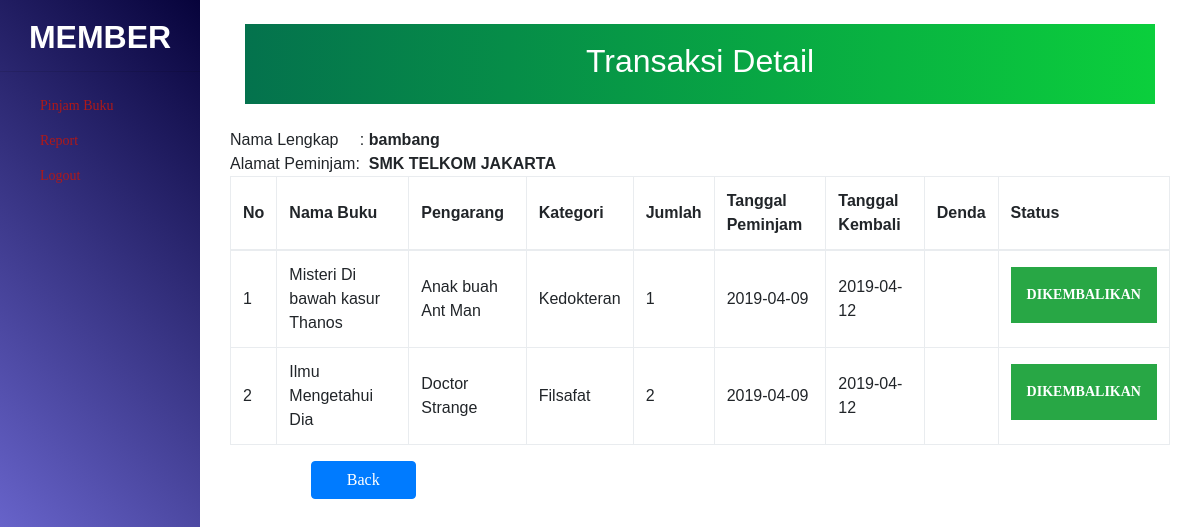
The page /index.php?hal=member/report/detail&id=17 (signed in) on the database its author committed.
### tables this page shows
CREATE TABLE `peminjaman` (
  `id_peminjam` int(11) NOT NULL,
  `nama_peminjam` varchar(100) NOT NULL,
  `alamat_peminjam` text NOT NULL,
  `tanggal_peminjam` date NOT NULL,
  `tanggal_kembali` date NOT NULL,
  `denda` int(11) DEFAULT NULL,
  `status_peminjam` varchar(111) NOT NULL,
  `username` varchar(100) DEFAULT NULL
);

CREATE TABLE `peminjaman_detail` (
  `id_peminjam` int(11) NOT NULL,
  `kode_buku` int(11) NOT NULL,
  `jumlah` int(11) NOT NULL
);

CREATE TABLE `daftar_buku` (
  `kode_buku` int(11) NOT NULL,
  `judul_buku` varchar(100) NOT NULL,
  `pengarang` varchar(100) NOT NULL,
  `kategori` varchar(100) NOT NULL
);

### member/report/detail.php (the view, shortened to what this page needs)
<?php
include 'includes/head.php';
$id = $_GET['id'];
$queryRowOrder = mysqli_query($koneksi, "SELECT * FROM daftar_buku
                    INNER JOIN peminjaman_detail
                        ON daftar_buku.kode_buku = peminjaman_detail.kode_buku
                    INNER JOIN peminjaman
                        ON peminjaman.id_peminjam = peminjaman_detail.id_peminjam
                    WHERE peminjaman.id_peminjam = '".$id."'");
?>
<div class="col-md-12 col-sm-8 main-content">
    <br>
    <div class="container">
        <div class="form">
            <div class="note">
                <h2 class="p-l-20 p-r-20 p-b-20 p-t-20">Transaksi Detail</h2>
            </div>
        </div>
    </div>
    <br>
    <div class="row justify-content-md-center">
        <div class="col-md-12">
            <table id="cssTable">
                <?php
                    $qOrder = mysqli_query($koneksi, "SELECT * FROM peminjaman WHERE id_peminjam ='".$id."' ");
                    $dataOrder = mysqli_fetch_array($qOrder);
                ?>
                <tr>
                    <td>Nama Lengkap</td>
                    <td>&nbsp;:&nbsp;</td>
                    <td align="left"> <strong> <?php echo $dataOrder['nama_peminjam'] ?></strong></td>
                </tr>
                <tr>
                    <td align="left">Alamat Peminjam</td>
                    <td>:</td>
                    <td><strong><?php echo $dataOrder['alamat_peminjam'] ?></strong></td>
                </tr>
            </table>
        </div>
    </div>
    <div class="row justify-content-md-center">
        <div class="col-md-12">
            <table class="table table-hover table-bordered" id="cssTable">
                <thead>
                    <tr>
                        <td><strong> No</strong></td>
                        <td><strong> Nama Buku</strong></td>
                        <td><strong> Pengarang</strong></td>
                        <td><strong> Kategori</strong></td>
                        <td><strong> Jumlah</strong></td>
                        <td><strong> Tanggal Peminjam</strong></td>
                        <td><strong> Tanggal Kembali</strong></td>
                        <td><strong> Denda</strong></td>
                        <td><strong> Status</strong></td>
                    </tr>
                </thead>
                <tbody>
                    <?php
                        $no = 1;
                        while($data = mysqli_fetch_array($queryRowOrder)) {
                    ?>
                    <tr>
                        <td><?php echo $no++;  ?></td>
                        <td><?php echo $data['judul_buku'] ?></td>
                        <td><?php echo $data['pengarang'] ?></td>
                        <td><?php echo $data['kategori'] ?></td>
                        <td><?php echo $data['jumlah']  ?></td>
                        <td><?php echo $data['tanggal_peminjam'] ?></td>
                        <td><?php echo $data['tanggal_kembali'] ?></td>
                        <td><?php echo $data['denda'] ?></td>
                        <td>
                            <b>
                                <?php if($data['status_peminjam'] == 'DIPINJAM'){ ?>
                                    <p class="bg-warning text-dark p-3 mb-2">
                                <?php echo $data['status_peminjam'];
                                }else{ ?>
                                <p class="bg-success text-white p-3 mb-2">
                                <?= $data['status_peminjam']; } ?>
                        </p>
                            </b>
                        </td>
                    </tr>
                        <?php } ?>
                </tbody>
            </table>
        </div>
        <div class="col-md-10" align="left">
            <div class="row">
                <div class="col-md-2">
                    <a href="?hal=member/report/list" class="btn btn-primary btn-block">Back</a>
                </div>
            </div>
        </div>
    </div>
</div>

### css/main.css (style rules this page uses)
* { margin: 0px; padding: 0px; box-sizing: border-box; }
body, html { height: 100%; font-family: OpenSans-Regular, sans-serif; }
a { font-family: OpenSans-Regular; font-size: 14px; line-height: 1.7; color: #666666; margin: 0px; transition: all 0.4s; -webkit-transition: all 0.4s; -o-transition: all 0.4s; -moz-transition: all 0.4s; }
h1,h2,h3,h4,h5,h6 { margin: 0px; }
p { font-family: OpenSans-Regular; font-size: 14px; line-height: 1.7; color: #666666; margin: 0px; }
.main-content { text-align:center; }
.note { text-align: center; height: 80px; background: -webkit-linear-gradient(left, #04724d, #0bcf3c); color: #fff; font-weight: bold; line-height: 80px; }

### member/report/detail.php (style rules this page uses)
#cssTable td { text-align: left; vertical-align: middle; }

### rows shown on the page
peminjaman: nama_peminjam "bambang", alamat_peminjam "SMK TELKOM JAKARTA"
peminjaman_detail: kode_buku.judul_buku "Misteri Di bawah kasur Thanos", kode_buku.pengarang "Anak buah Ant Man", kode_buku.kategori "Kedokteran", jumlah "1", id_peminjam.tanggal_peminjam "2019-04-09", id_peminjam.tanggal_kembali "2019-04-12", id_peminjam.status_peminjam "DIKEMBALIKAN"
peminjaman_detail: kode_buku.judul_buku "Ilmu Mengetahui Dia", kode_buku.pengarang "Doctor Strange", kode_buku.kategori "Filsafat", jumlah "2", id_peminjam.tanggal_peminjam "2019-04-09", id_peminjam.tanggal_kembali "2019-04-12", id_peminjam.status_peminjam "DIKEMBALIKAN"
